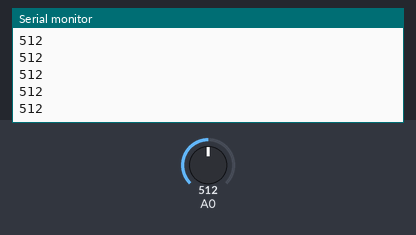
A sketch run on a simulated Arduino Uno, built with avr-gcc and run on an emulated ATmega328P. On the bench: the last lines printed to the serial monitor. The test bench sets the inputs (shaded band); at power-on: A0 = 512.

Above: at 1.2 s.
1.3 s: A0 set to 716
At 2.1 s:
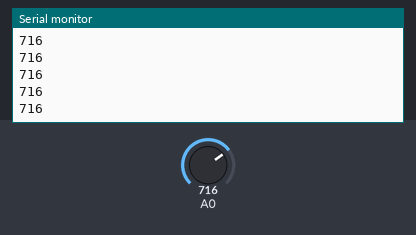
2.8 s: A0 set to 900
At 3.7 s:
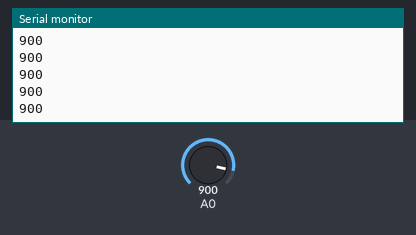
Timing chart, 0 to 5.8 s (numbered marks = the images above; inputs shaded):
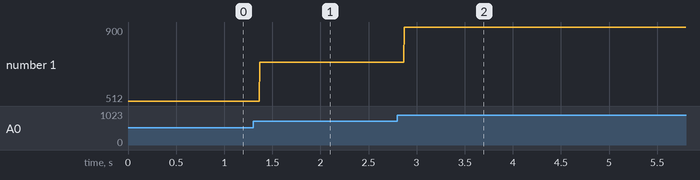

The sketch:

LDR_Test.ino
```cpp
//int ldrPin = 7;
//int ledPin= 12;
//int val = 0;
//void setup() {
//  pinMode(ldrPin, INPUT);
//  pinMode(ledPin, OUTPUT);
//  Serial.begin(9600);
//}
//
//void loop() {
//  int val = digitalRead(ldrPin);
//  Serial.println(val);
//
//  if(val == HIGH ){
//    digitalWrite(ledPin, HIGH);
//    Serial.println("LED ON");
//  }
//  else{
//    digitalWrite(ledPin, LOW);
//    Serial.println("LED OFF");
//  }
//}

void setup()

{

Serial.begin(9600);

}

void loop()

{

unsigned int AnalogValue;

AnalogValue = analogRead(A0);

Serial.println(AnalogValue);
//delay(1000);
}
```

Measured:
- after the input at 1.3 s, the serial monitor: prints a new line after 0.07 s (image 1)
- after the input at 2.8 s, the serial monitor: prints a new line after 0.07 s (image 2)
- plotted number 1: 512 → 716 after the input at 1.3 s, 716 → 900 after the input at 2.8 s
